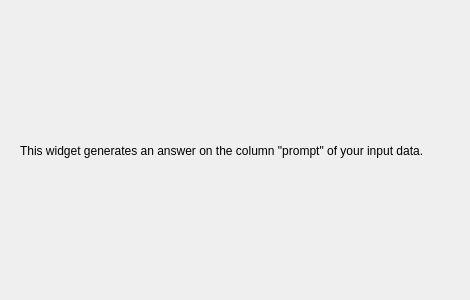
<?xml version="1.0" encoding="UTF-8"?>
<ui version="4.0">
 <class>Form</class>
 <widget class="QWidget" name="Form">
  <property name="geometry">
   <rect>
    <x>0</x>
    <y>0</y>
    <width>470</width>
    <height>300</height>
   </rect>
  </property>
  <property name="windowTitle">
   <string>Form</string>
  </property>
  <widget class="QLabel" name="Description">
   <property name="geometry">
    <rect>
     <x>20</x>
     <y>20</y>
     <width>431</width>
     <height>261</height>
    </rect>
   </property>
   <property name="text">
    <string>This widget generates an answer on the column &quot;prompt&quot; of your input data.</string>
   </property>
   <property name="textFormat">
    <enum>Qt::AutoText</enum>
   </property>
   <property name="alignment">
    <set>Qt::AlignLeading|Qt::AlignLeft|Qt::AlignVCenter</set>
   </property>
   <property name="wordWrap">
    <bool>true</bool>
   </property>
  </widget>
 </widget>
 <resources/>
 <connections/>
</ui>
